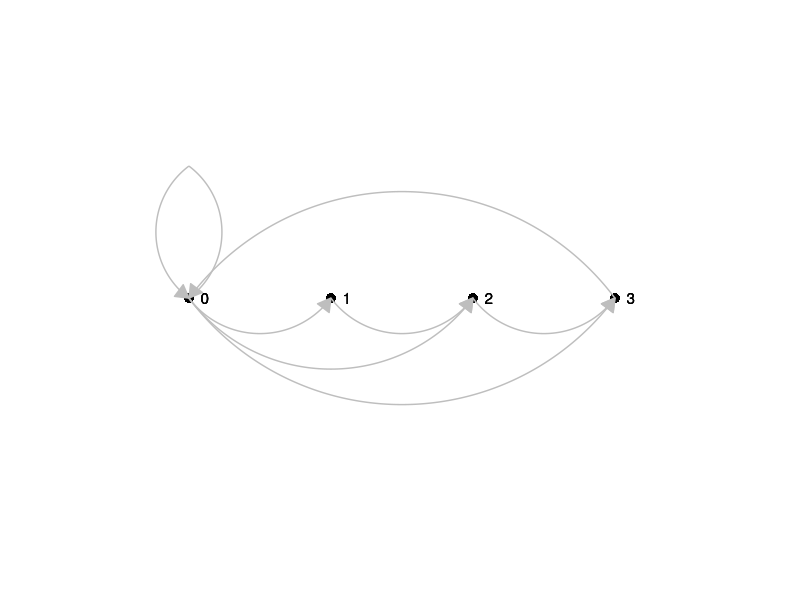
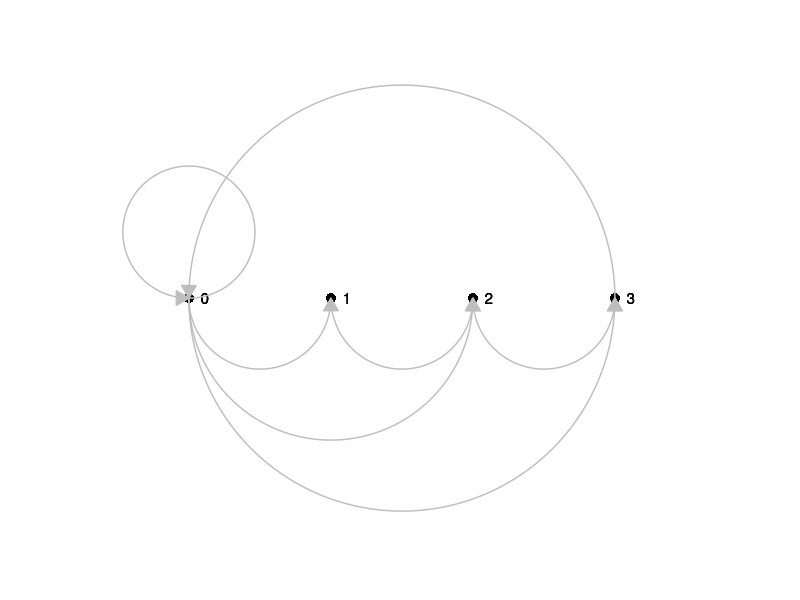
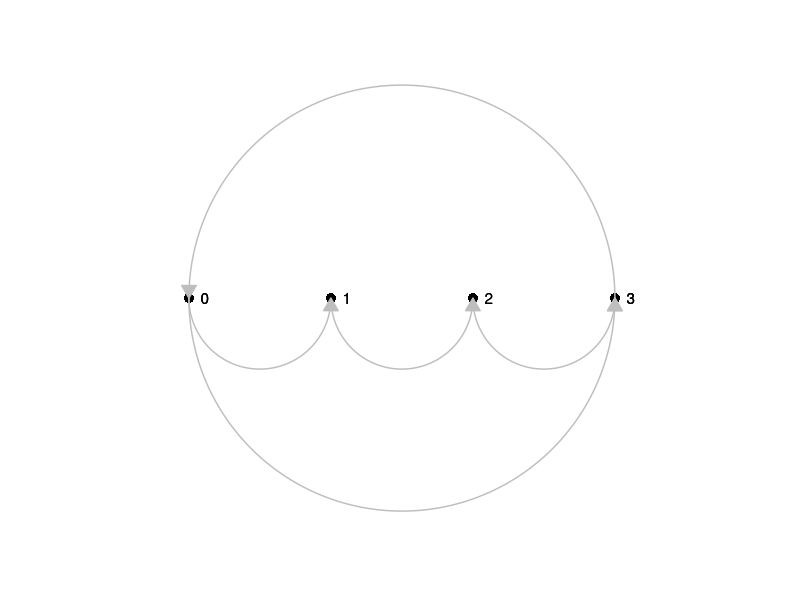
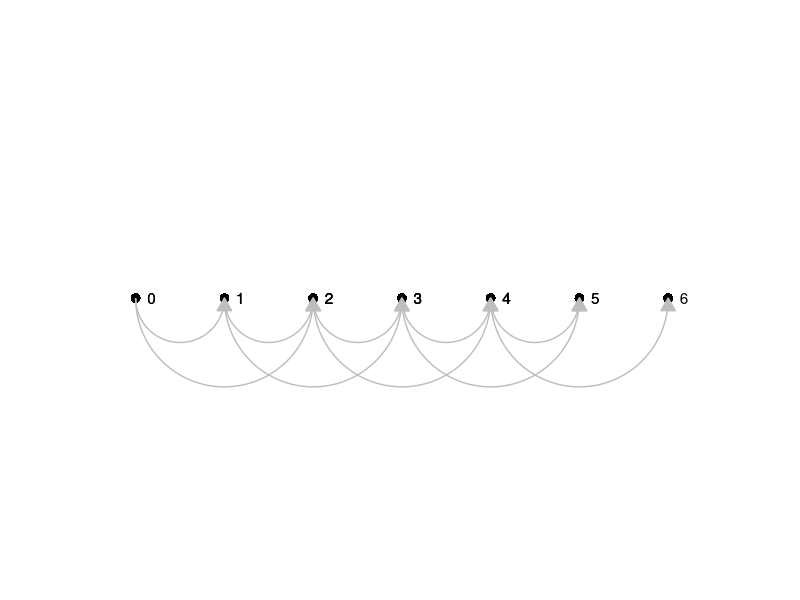

Recreate these plots in R, in order.
## ---- chunk 1
knitr::opts_chunk$set(echo = TRUE)
## ---- chunk 2
library(ggplot2)
## ---- chunk 3
transitionDiagram <- function(df,curv=1,loopSize=0.5,arrowSize=0.025,pointCol='black',transCol='grey',selfCol='grey',selfAngle=90){
  ##
  # creates a transition Diagram from a dataframe
  ##

  numStates <- length(unique(c(df$From,df$To)))

  df1 <- df[df['From']==df['To'],]  # all self-directed (loop) state transition
  nv1 <- rep(0,dim(df1)[1])
  ov1 <- rep(loopSize,dim(df1)[1])
  df2 <- df[df['From']!=df['To'],]  # all non-self transitions
  nv2 <- rep(0,dim(df2)[1])
  ov2 <- rep(loopSize,dim(df2)[1])
  
  # draw state transitions
  diagram <- ggplot(data = df2,aes(x=From,y=ov2)) + 
    geom_point(aes(x=From,y=nv2),size=3,pch=16,colour=pointCol) +
    geom_point(aes(x=To,y=nv2),size=3,pch=16,colour=pointCol) +
    geom_text(aes(x=From,y=nv2),label=paste0("        ",df2$From)) +
    geom_text(aes(x=To,y=nv2),label=paste0("        ",df2$To)) +
    geom_curve(aes(x=From,y=nv2,xend=To,yend=nv2),curvature = curv, ncp=1000, color=transCol,
             arrow = arrow(length=unit(arrowSize,"npc"),type = "closed"))  # draw transition to next other status
    
  # fit the overall plot size to the loopSize
  if(loopSize>1){
    diagram <- diagram + xlim(-loopSize+1,numStates+loopSize-1) + ylim(-loopSize,loopSize)
  } else {
    diagram <- diagram + xlim(-1, numStates) + ylim(-1, 1)
  }
    
  # if there are self loops draw them here (as 2 seperate arrow for 1 loop)
  if(sum(df['From']==df['To']) > 0){ 
    diagram <- diagram + 
      geom_curve(data = df1, aes(x = From, y = nv1, xend = To, yend = ov1),curvature = curv, ncp=1000, color=selfCol, angle=selfAngle) +  # draw transition from same status
      geom_curve(data = df1, aes(x = From, y = ov1, xend = To, yend = nv1),curvature = curv, ncp=1000, color=selfCol, angle=selfAngle, arrow = arrow(length=unit(arrowSize,"npc"),type = "closed")) # draw transition to same status
  }
  
  blank <- theme(axis.line=element_blank(),axis.text.x=element_blank(),
          axis.text.y=element_blank(),axis.ticks=element_blank(),
          axis.title.x=element_blank(),
          axis.title.y=element_blank(),legend.position="none",
          panel.background=element_blank(),panel.border=element_blank(),panel.grid.major=element_blank(),
          panel.grid.minor=element_blank(),plot.background=element_blank())
  
  return(diagram + blank)
}
## ---- chunk 4
adjVector <- c(0.1,0.2,0.3,0.4,0,0,1,0,0,0,0,1,1,0,0,0)
stateTransitionMatrix <- matrix(adjVector,nrow=4,ncol=4,dimnames=list(c(0,1,2,3),c(0,1,2,3)),byrow=TRUE)
stateTransitionMatrix

States <- c(0,1,2,3)
graph <- data.frame(From=rep(States,each=4),To=rep(States,4),Probability=adjVector)
exGraph= graph[graph$Probability!=0,]

transitionDiagram(df=exGraph,curv=0.5)
transitionDiagram(df=exGraph)
## ---- chunk 5
stateDistrVecs <- function(x_0,n_max=10,transMat,X_start=0){
  sdv <- x_0  # intial start vector
  tm <- transMat
  sdv <- rbind(sdv,tm[X_start+1,])  # first step
  for(n in 2:n_max){  # every following step
    tm <- tm %*% transMat
    sdv <- rbind(sdv,tm[X_start+1,])
  }
  rownames(sdv) <- c(paste0("x_",0:n_max))
  return(sdv)
}

## ---- chunk 6
x_0 <- c(1,0,0,0)
stateDistrVecs(x_0=x_0,transMat=stateTransitionMatrix)
## ---- chunk 7
getStationaryStateDistr <- function(transMat,n_max){
  tm <- stateTransitionMatrix
  for(n in 0:n_max){
    tm <- tm %*% stateTransitionMatrix
  }
  return(tm[1,])
}
## ---- chunk 8
getStationaryStateDistr(transMat=stateTransitionMatrix,n_max=1000)
## ---- chunk 9
new_0_probs <- c(0,0.5,0,0.5)
stateTransitionMatrix[1,] <- new_0_probs
stateTransitionMatrix

adjVector[1:4] <- new_0_probs
graph <- data.frame(From=rep(States,each=4),To=rep(States,4),Probability=adjVector)
exGraph= graph[graph$Probability!=0,]

transitionDiagram(df=exGraph)
## ---- chunk 10
stateDistrVecs(x_0=x_0,transMat=stateTransitionMatrix)
## ---- chunk 11
k <- 0
getStationaryStateDistr(transMat=stateTransitionMatrix,n_max=1000+k)

k <- 1
getStationaryStateDistr(transMat=stateTransitionMatrix,n_max=1000+k)
## ---- chunk 12
te <- NULL
probMat <- matrix(c(rep(c(0,0.5,0.5,0,0,0,0,0),5),c(rep(0,9))),nrow=7,ncol=7,byrow=TRUE)
colnames(probMat) <- 0:6
rownames(probMat) <- 0:6
probMat

for(x in 0:4){
  for(y in (x+1):(x+2)){
    te <- rbind(te,paste0("f(",x,",",y,") = 0.5"))
  }
}
colnames(te) <- "equation"
rownames(te) <- 1:10
te
## ---- chunk 13
df <- which(probMat>0,arr.ind=TRUE)
df <- as.data.frame(df)
df$V3 <- rep(0.5,dim(df)[1])
colnames(df) <- c("From","To","Probabilities")
rownames(df) <- 1:dim(df)[1]
df$From <- df$From - 1
df$To <- df$To - 1
df

transitionDiagram(df)
## ---- chunk 14
coinflipDistr <- stateDistrVecs(x_0=c(1,0,0,0,0,0,0),n_max=7,transMat=probMat)
#coinflipDistr

distributionEnd <- coinflipDistr[,6:7]
distributionEnd <- distributionEnd[-1,]
distributionEnd
